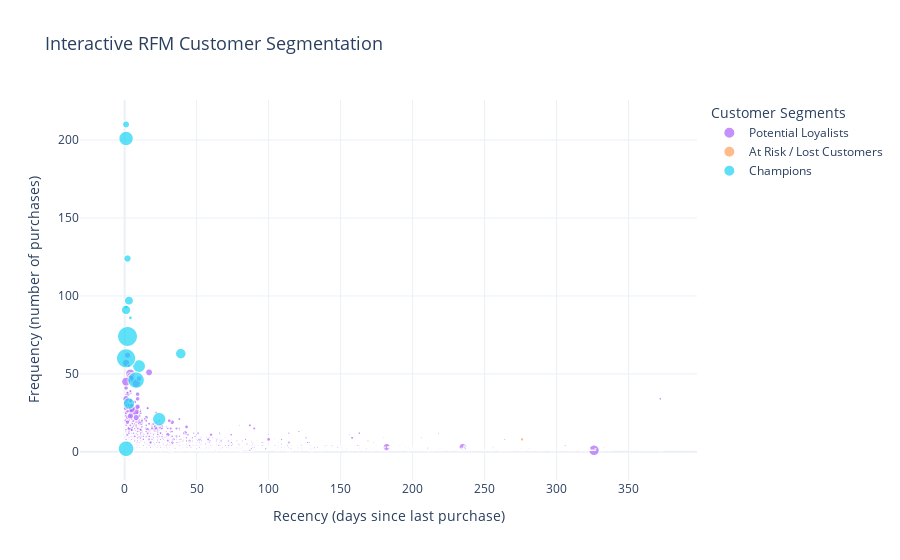

Source (notebook cell):
### Code cell
import plotly.express as px
import pandas as pd

colors = {
    0: 'orange',
    1: 'green',
    2: 'red'
}
rfm_summary['Color'] = rfm_summary['Cluster'].map(colors)

# --- Plotly interactive scatter plot ---
fig = px.scatter(
    rfm_summary,
    x='Recency',
    y='Frequency',
    size='Monetary',
    color='Segment',
    color_discrete_map=colors,
    hover_data=['Monetary', 'Recency', 'Frequency'],
    title='Interactive RFM Customer Segmentation',
)

# --- Styling tweaks ---
fig.update_traces(textposition='top center')
fig.update_layout(
    xaxis_title='Recency (days since last purchase)',
    yaxis_title='Frequency (number of purchases)',
    title_font=dict(size=18),
    legend_title='Customer Segments',
    template='plotly_white'
)

fig.show()

### Figure 1 — Plotly figure (JSON) as saved in the notebook; plotly's stock layout.template omitted (floating-point values rounded to 4 significant figures; data arrays with more than 128 entries replaced by an {"elided": "..."} marker saying what was removed)
{"data": [{"customdata": {"elided": "3276x1 float values"}, "hovertemplate": "Segment=Potential Loyalists<br>Recency=%{x}<br>Frequency=%{y}<br>Monetary=%{customdata[0]}<extra></extra>", "legendgroup": "Potential Loyalists", "marker": {"color": "#ab63fa", "size": {"elided": "3276 float values"}, "sizemode": "area", "sizeref": 700.5, "symbol": "circle"}, "mode": "markers", "name": "Potential Loyalists", "showlegend": true, "textposition": "top center", "type": "scattergl", "x": {"elided": "3276 float values"}, "xaxis": "x", "y": {"elided": "3276 float values"}, "yaxis": "y"}, {"customdata": {"elided": "1048x1 float values"}, "hovertemplate": "Segment=At Risk / Lost Customers<br>Recency=%{x}<br>Frequency=%{y}<br>Monetary=%{customdata[0]}<extra></extra>", "legendgroup": "At Risk / Lost Customers", "marker": {"color": "#FFA15A", "size": {"elided": "1048 float values"}, "sizemode": "area", "sizeref": 700.5, "symbol": "circle"}, "mode": "markers", "name": "At Risk / Lost Customers", "showlegend": true, "textposition": "top center", "type": "scattergl", "x": {"elided": "1048 float values"}, "xaxis": "x", "y": {"elided": "1048 float values"}, "yaxis": "y"}, {"customdata": [[124900.0], [33050.0], [11190.0], [58760.0], [117200.0], [12080.0], [280200.0], [143700.0], [60630.0], [80850.0], [168500.0], [194400.0], [91060.0], [40520.0], [259700.0]], "hovertemplate": "Segment=Champions<br>Recency=%{x}<br>Frequency=%{y}<br>Monetary=%{customdata[0]}<extra></extra>", "legendgroup": "Champions", "marker": {"color": "#19d3f3", "size": [124900.0, 33050.0, 11190.0, 58760.0, 117200.0, 12080.0, 280200.0, 143700.0, 60630.0, 80850.0, 168500.0, 194400.0, 91060.0, 40520.0, 259700.0], "sizemode": "area", "sizeref": 700.5, "symbol": "circle"}, "mode": "markers", "name": "Champions", "showlegend": true, "textposition": "top center", "type": "scattergl", "x": [24.0, 1.0, 4.0, 3.0, 10.0, 1.0, 2.0, 1.0, 1.0, 39.0, 1.0, 8.0, 3.0, 2.0, 1.0], "xaxis": "x", "y": [21.0, 210.0, 86.0, 97.0, 55.0, 93.0, 74.0, 201.0, 91.0, 63.0, 2.0, 46.0, 31.0, 124.0, 60.0], "yaxis": "y"}], "layout": {"legend": {"itemsizing": "constant", "title": {"text": "Customer Segments"}, "tracegroupgap": 0}, "title": {"font": {"size": 18}, "text": "Interactive RFM Customer Segmentation"}, "xaxis": {"anchor": "y", "domain": [0, 1], "title": {"text": "Recency (days since last purchase)"}}, "yaxis": {"anchor": "x", "domain": [0, 1], "title": {"text": "Frequency (number of purchases)"}}}}
